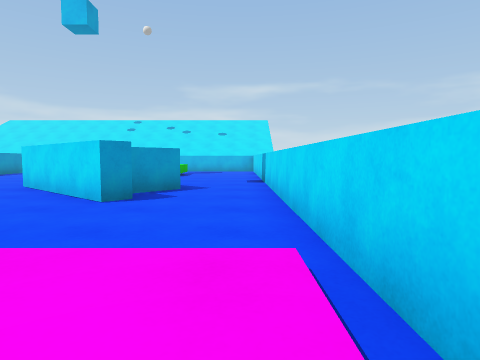
[1] (above)

16 first-person views from a walk through a 3-D level made in the Unity game engine. The camera is 0.58 m above the floor, tilts 4° down and sees 75° across. The floor is counted in squares, 1 m on a side. Each view is taken from the middle of a square. On the plan, view 1 faces up. The plan holds only what a view shows up to about 9 squares ahead; the rest is blank. The place goes on beyond the plan. The player character is not drawn. Surface patterns are stand-ins for the level's own textures.

[2]
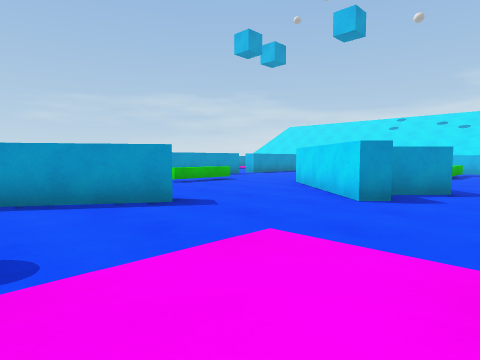

[3]
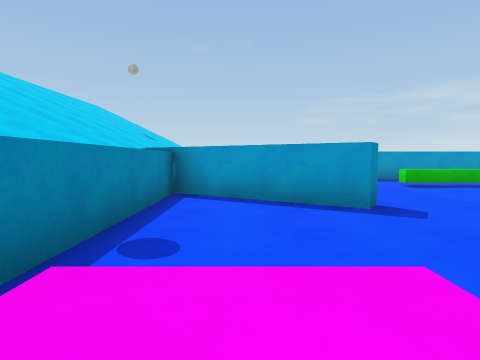

[4]
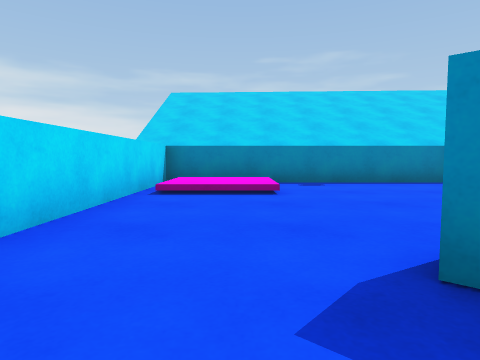

[5]
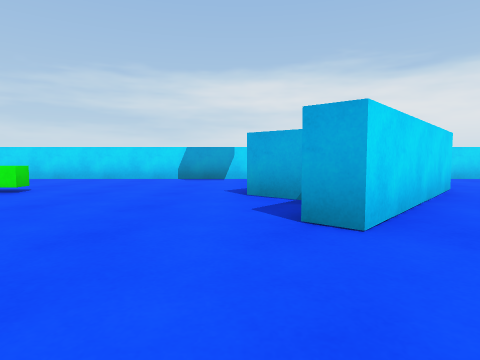

[6]
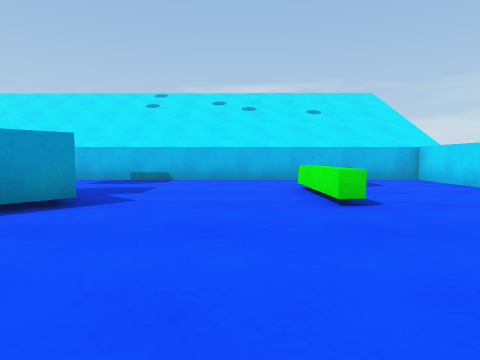

[7]
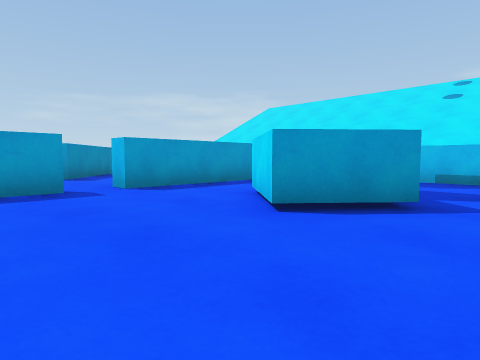

[8]
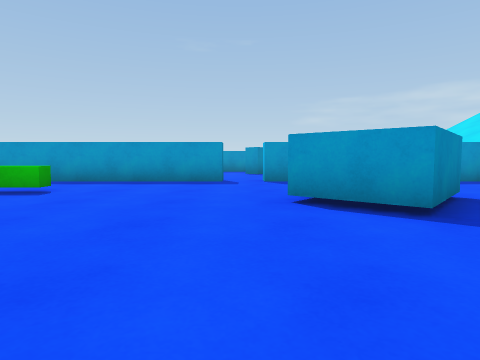

[9]
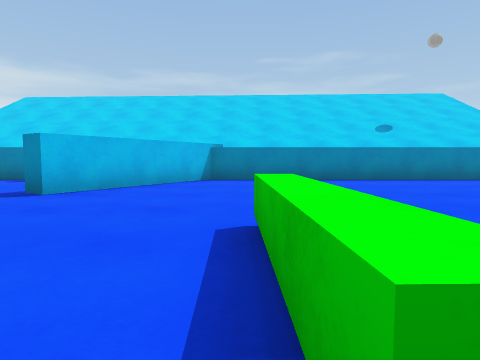

[10]
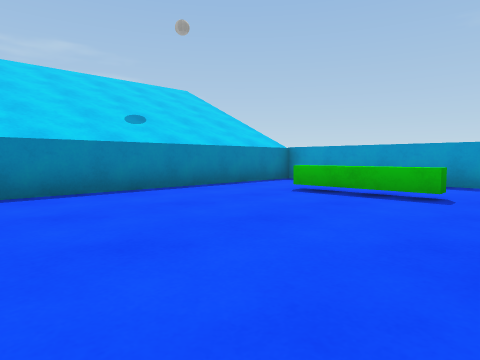

[11]
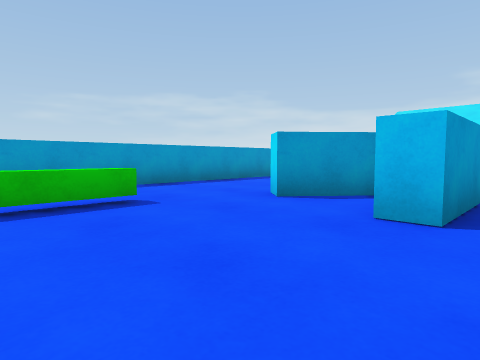

[12]
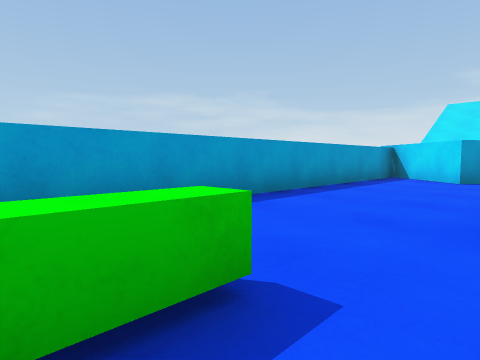

[13]
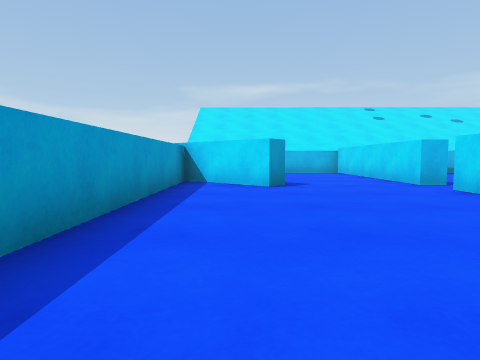

[14]
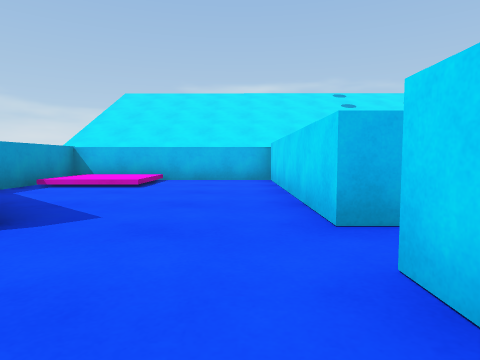

[15]
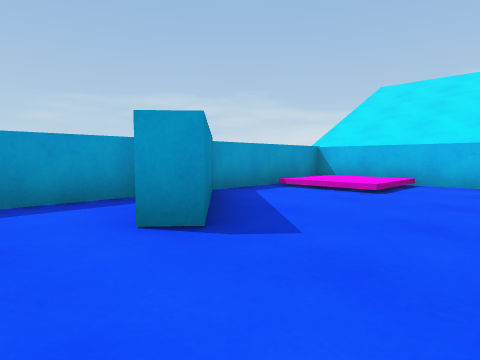

[16]
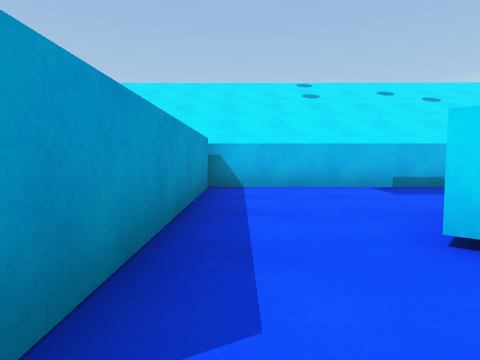

### Floor plan
Key: @ floor where view 1 was taken; # wall or solid block; . main floor; : floor 0.15 m higher than the main floor; / step, stairs or slope; ^ raised ledge; B block.
Columns run from 17 left of view 1 to 1 right of it. Each row starts with its distance up from view 1.
 18 ###################
 17 #///..#........ ..#
 16 #/:/..#........ ..#
 15 #///..#.......^...#
 14 #.....#..BB...^...#
 13 ###...#..BBB..^...#
 12 #.##..#...B.......#
 11 #.................#
 10 #.....#...........#
  9 #.....#.......B...#
  8 #.....#.....#BB ..#
  7 #....##..^...# B..#
  6 #...###..^....##..#
  5 #.....#...........#
  4 #.................#
  3 # .^........#.....#
  2 # .^........#...//#
  1 # .........##...::#
  0 #.........##..../@#
 -1 ###################

Where each view was taken, in squares from view 1:
view 1: 0 up, 0 right, facing up
view 2: 0 up, 0 right, facing up-left
view 3: 1 up, 0 right, facing left
view 4: 7 up, 1 left, facing down
view 5: 9 up, 8 left, facing right
view 6: 9 up, 4 left, facing up
view 7: 9 up, 5 left, facing up-left
view 8: 11 up, 3 left, facing left
view 9: 8 up, 8 left, facing down
view 10: 5 up, 9 left, facing down-left
view 11: 2 up, 10 left, facing up-left
view 12: 3 up, 13 left, facing up-left
view 13: 5 up, 15 left, facing up
view 14: 9 up, 12 left, facing up
view 15: 10 up, 12 left, facing up-left
view 16: 11 up, 10 left, facing up
